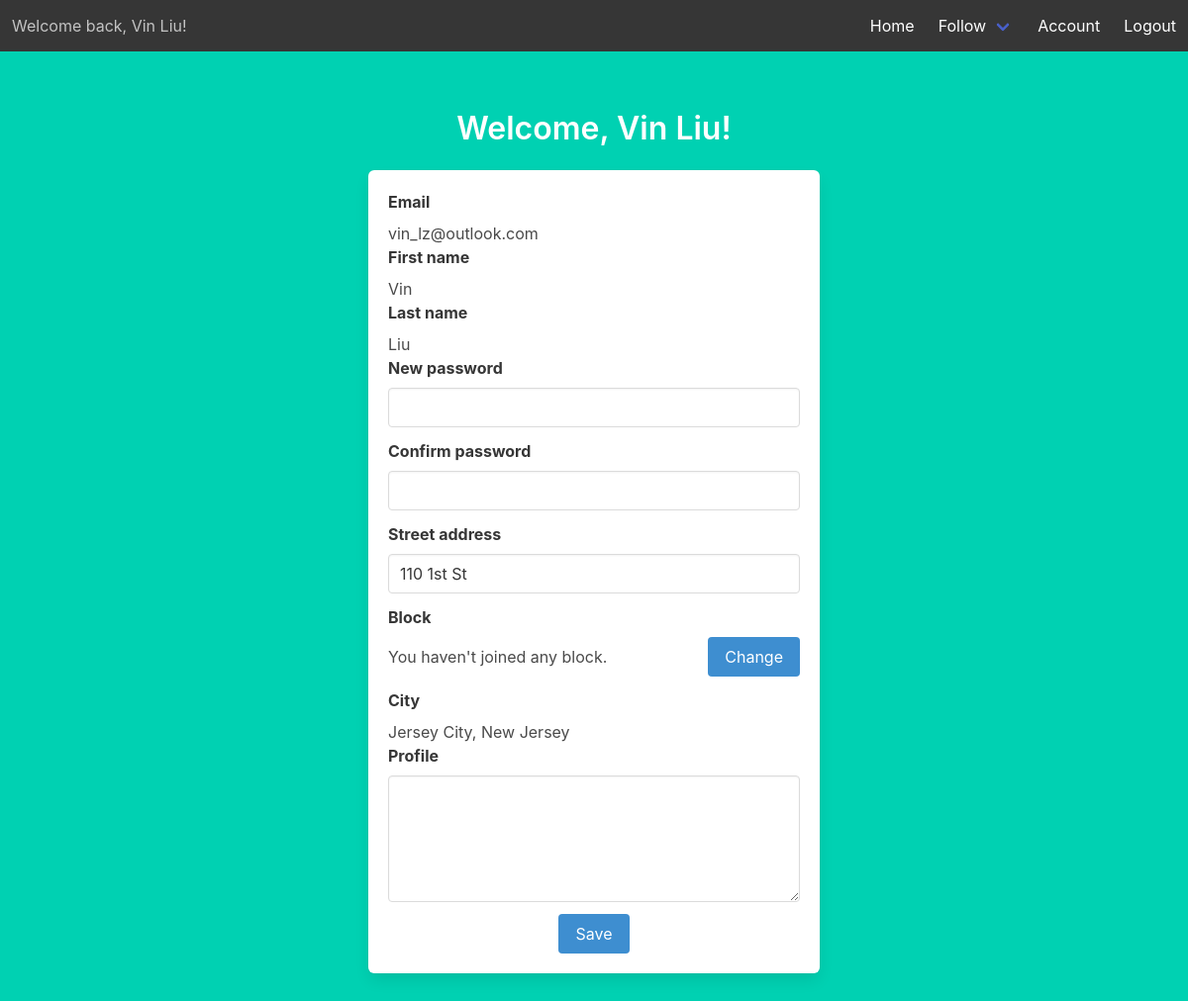
The page /account (signed in) on the database as committed earlier.
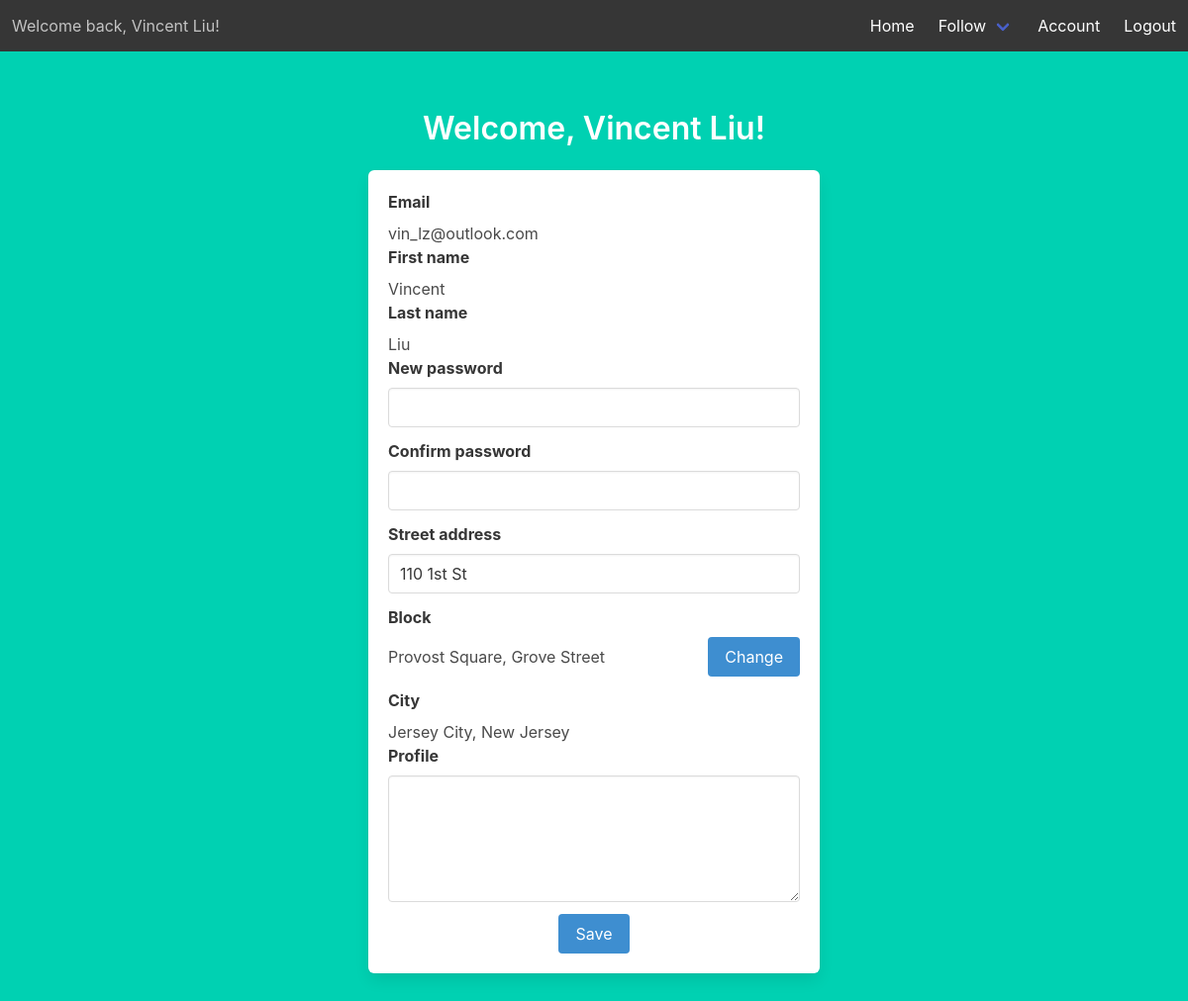
The same page on the database as committed later.
### models.py (models this page shows)
class Users(UserMixin, db.Model):
    __tablename__ = 'Users'
    id = db.Column(db.Integer, primary_key=True)
    email = db.Column(db.String(45), unique=True, nullable=False)
    pword = db.Column(db.String(45), nullable=False)
    fname = db.Column(db.String(45), nullable=False)
    lname = db.Column(db.String(45), nullable=False)
    street_addr = db.Column(db.String(45), nullable=False)
    cid = db.Column(db.Integer, db.ForeignKey('City.id'), nullable=False)
    uprofile = db.Column(db.Text)
    photo = db.Column(db.Text)
    last_login_timestamp = db.Column(db.DateTime, default=datetime.now())

class City(db.Model):
    __tablename__ = 'City'
    id = db.Column(db.Integer, primary_key=True)
    cname = db.Column(db.String(45), nullable=False)
    cstate = db.Column(db.String(45), nullable=False)

### account.py (the view)
@acc.route('/account')
@login_required
def account():
    city = City.query.filter_by(id=current_user.cid).first()
    if Membership.query.filter_by(uid=current_user.id).first():
        block_name = Blocks.query.filter_by(
            id=(Membership.query.filter_by(uid=current_user.id).first().bid)).first().bname
        hood_name = Hood.query.filter_by(id=(Location.query.filter_by(bid=(Blocks.query.filter_by(id=(Membership.query.filter_by(
            uid=current_user.id).first().bid)).first().id), cid=current_user.cid).first().hid)).first().hname
        return render_template('account.html', user=current_user, city=city, block='%s, %s' % (block_name, hood_name))
    else:
        return render_template('account.html', user=current_user, city=city, block='You haven\'t joined any block.')

### templates/account.html (shortened to what this page needs)
{% extends "base.html" %}
{% block content %}
<div class="column is-6 is-offset-3">
    <h1 class="title">
        Welcome, {{ user.fname }} {{ user.lname }}!
    </h1>
    <div class="box">
        <form method="POST" action="/account">
            <label class="label has-text-left">Email</label>
            <p class="has-text-left">{{ user.email }}</p>
            <label class="label has-text-left">First name</label>
            <p class="has-text-left">{{ user.fname }}</p>
            <label class="label has-text-left">Last name</label>
            <p class="has-text-left">{{ user.lname }}</p>
            <div class="field">
                <label class="label has-text-left">New password</label>
                <div class="control">
                    <input class="input" type="password" name="new-password" autofocus="">
                </div>
            </div>
            <div class="field">
                <label class="label has-text-left">Confirm password</label>
                <div class="control">
                    <input class="input" type="password" name="confirm-password" autofocus="">
                </div>
            </div>
            <div class="field">
                <label class="label has-text-left">Street address</label>
                <div class="control">
                    <input class="input" type="txt" name="street-address" value='{{ user.street_addr }}' autofocus="">
                </div>
            </div>
            <label class="label level-left">Block</label>
            <div class="field level">
                <p class="has-text-left">{{ block }}</p>
                <div class="control">
                    <a class="button is-info" href="{{ url_for('location.blocks') }}">Change</a>
                </div>
            </div>
            <label class="label has-text-left">City</label>
            <p class="has-text-left">{{ city.cname }}, {{ city.cstate }}</p>
            <div class="field">
                <label class="label has-text-left">Profile</label>
                <div class="control">
                    <textarea class="textarea" name="profile"
                        autofocus="">{% if user.uprofile %}{{ user.uprofile }}{% endif %}</textarea>
                </div>
            </div>
            <button class="button is-info">Save</button>
        </form>
    </div>
</div>
{% endblock %}

### templates/base.html (shortened to what this page needs)
<!DOCTYPE html>
<html>
<head>
    <link rel="stylesheet" href="https://cdnjs.cloudflare.com/ajax/libs/bulma/0.7.2/css/bulma.min.css" />
</head>
<body>
    <section class="hero is-primary is-fullheight">
        <div class="hero-head">
            <nav class="navbar has-background-dark" role="navigation" aria-label="main navigation">
                {% if current_user.is_authenticated %}
                <div class="navbar-start">
                    <p class="navbar-item">
                        Welcome back, {{ current_user.fname }} {{ current_user.lname }}!
                    </p>
                </div>
                {% endif %}
                <div id="navbarMenuHeroA" class="navbar-menu ">
                    <div class="navbar-end">
                        <a href="{{ url_for('main.index') }}" class="navbar-item">
                            Home
                        </a>
                        {% if current_user.is_authenticated %}
                        <div class="navbar-item has-dropdown is-hoverable has-text-white has-background-dark">
                            <a class="navbar-link has-background-dark">
                                Follow
                            </a>
                        </div>
                        {% endif %}
                        {% if current_user.is_authenticated %}
                        <a href="{{ url_for('acc.account') }}" class="navbar-item">
                            Account
                        </a>
                        {% endif %}
                        {% if current_user.is_authenticated %}
                        <a href="{{ url_for('auth.logout') }}" class="navbar-item">
                            Logout
                        </a>
                        {% endif %}
                    </div>
                </div>
            </nav>
        </div>
        <div class="hero-body">
            <div class="container has-text-centered">
                {% block content %}
                {% endblock %}
            </div>
        </div>
    </section>
</body>
</html>

Rows that differ between the two databases and show on the page:
changed Users "Liu": fname "Vin" → "Vincent"
Other text that changed with them:
{{ block }}: "You haven't joined any block." → "Provost Square, Grove Street"
